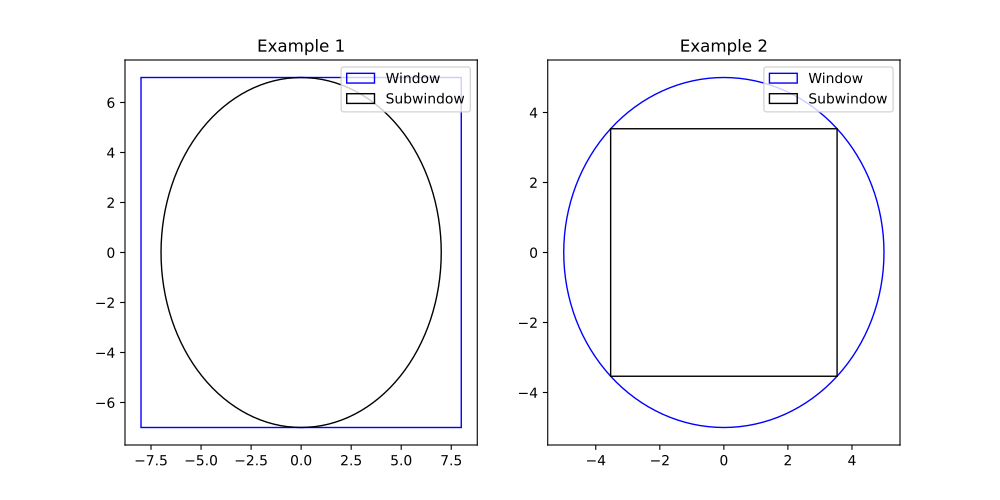

Write Python code to recreate this figure.
from structure_factor.spatial_windows import (
    BoxWindow,
    BallWindow,
    subwindow_parameter_max,
)

# Example 1:
window1 = BoxWindow([[-8, 8], [-7, 7]])
r = subwindow_parameter_max(window=window1, subwindow_type="BallWindow")
subwindow1 = BallWindow(center=[0,0], radius=r)
# Example 2:
window2 = BallWindow(center=[0, 0], radius=5)
l = subwindow_parameter_max(window=window2)
subwindow2 = BoxWindow([[-l/2,l/2]]*2)

import matplotlib.pyplot as plt
fig, axis = plt.subplots(1, 2, figsize=(10,5))
axis[0].plot(0,0)
window1.plot(axis=axis[0], color="b", label="Window")
subwindow1.plot(axis=axis[0], color="k", label="Subwindow")
axis[0].legend()
axis[0].title.set_text("Example 1")

axis[1].plot(0,0)
window2.plot(axis=axis[1], color="b", label="Window")
subwindow2.plot(axis=axis[1], color="k", label="Subwindow")
axis[1].legend()
axis[1].title.set_text("Example 2")

plt.show()
